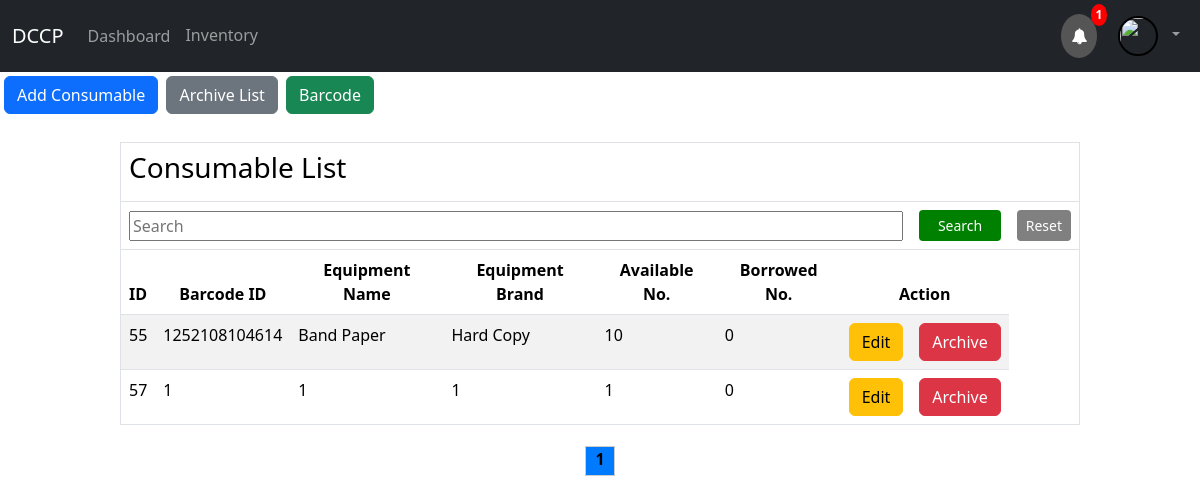
Page /consumable.php on the committed database.
### tables this page shows
CREATE TABLE `inventory` (
  `id` int(11) NOT NULL,
  `item_code` char(100) NOT NULL,
  `equipment_name` char(100) NOT NULL,
  `equipment_brand` char(100) NOT NULL,
  `equipment_model` char(100) NOT NULL,
  `quantity` int(11) NOT NULL,
  `item_type` text NOT NULL,
  `img` varchar(255) NOT NULL,
  `Locate` text NOT NULL
);

### consumable.php (the view, shortened to what this page needs)
<?php
include_once("config.php");
$searchTerm = "";
$page = isset($_GET['page']) ? $_GET['page'] : 1;
$limit = 10;
$start = ($page - 1) * $limit;
if (isset($_POST['search_barcode'])) {
    $searchTerm = mysqli_real_escape_string($mysqli, $_POST['barcode_search']);
    $query = "SELECT inventory.*, COALESCE(SUM(borrowed_item.borrowed_amount), 0) AS total_borrowed_amount
              FROM inventory
              LEFT JOIN (SELECT item_code, SUM(borrowed_amount) AS borrowed_amount FROM borrowed_item GROUP BY item_code) AS borrowed_item
              ON inventory.id = borrowed_item.item_code
              WHERE (inventory.item_code LIKE '%$searchTerm%')
              AND inventory.item_type = 'consumable'
              GROUP BY inventory.id
              LIMIT $start, $limit";
    $rs = mysqli_query($mysqli, $query);
} else {
if(isset($_POST['search_btn'])) {
    $searchTerm = mysqli_real_escape_string($mysqli, $_POST['search']);
    $query = "SELECT inventory.*, COALESCE(SUM(borrowed_item.borrowed_amount), 0) AS total_borrowed_amount
              FROM inventory
              LEFT JOIN (SELECT item_code, SUM(borrowed_amount) AS borrowed_amount FROM borrowed_item GROUP BY item_code) AS borrowed_item
              ON inventory.id = borrowed_item.item_code
              WHERE (inventory.id LIKE '%$searchTerm%' OR inventory.item_code LIKE '%$searchTerm%' OR inventory.equipment_name LIKE '%$searchTerm%' OR inventory.equipment_brand LIKE '%$searchTerm%' OR inventory.quantity LIKE '%$searchTerm%')
              AND inventory.item_type = 'consumable'
              GROUP BY inventory.id
              LIMIT $start, $limit";
    $rs = mysqli_query($mysqli, $query);
} else {
    $rs = mysqli_query($mysqli, "SELECT inventory.*, COALESCE(SUM(borrowed_amount), 0) AS total_borrowed_amount
                                  FROM inventory
                                  LEFT JOIN borrowed_item ON inventory.id = borrowed_item.item_code
                                  WHERE inventory.item_type = 'consumable'
                                  GROUP BY inventory.id
                                  LIMIT $start, $limit");
}
}
$total_pages = ceil(mysqli_num_rows(mysqli_query($mysqli, "SELECT * FROM inventory WHERE item_type = 'consumable'")) / $limit);
?>
<!DOCTYPE html>
<html>
<head>
</head>
<body>
    <link href="https://cdn.jsdelivr.net/npm/bootstrap@5.3.2/dist/css/bootstrap.min.css" rel="stylesheet">
    <?php include 'navigation_supply_user.php'; ?>
    <div class="sidebar p-1">
        <a class="me-1 btn btn-primary" onclick="add()">Add Consumable</a>
<a class="me-1 btn btn-secondary" onclick="arc()">Archive List</a>
        <a class="me-1 btn btn-success" onclick="bar()">Barcode</a>
    </div><br>
    <table class="table table-striped" border="1px" align="center" style="width: 80%">
        <thead>
            <tr>
                <td colspan="9">
                    <h3>Consumable List</h3>
                </td>
            </tr>
            <form method="POST" class="row g-3 align-items-center">
                <tr>
                    <th colspan="7">
                        <input align='center' type="text" style="width: 100%;" name="search" placeholder="Search" value="<?php echo $searchTerm; ?>" >
                    </th>
                    <th>
                        <input class='btn btn-sm'  type="submit" value="Search" name="search_btn" style="width: 100%; height: 100%; background-color: green; color: white;">
                    </th>
                    <th>
                        <input class='btn btn-sm'  type="submit" value="Reset" name="search_reset" style="width: 100%; height: 100%; background-color: gray; color: white;">
                    </th>
                </tr>
                <tr align="center">
                    <th><b>ID</b></th>
                    <th><b>Barcode ID</b></th>
                    <th><b>Equipment Name</b></th>
                    <th><b>Equipment Brand</b></th>
                    <th><b>Available No.</b></th>
                    <th><b>Borrowed No.</b></th>
                    <th colspan="2"><b>Action</b></th>
                </tr>
            </form>
        </thead>
        <tbody>
            <?php
            if ($rs) {
                while ($res = mysqli_fetch_array($rs)) {
                    echo "<tr>";
                    echo "<td>" . $res['id'] . "</td>";
                    echo "<td>" . $res['item_code'] . "</td>";
                    echo "<td>" . $res['equipment_name'] . "</td>";
                    echo "<td>" . $res['equipment_brand'] . "</td>";
                    echo "<td>" . $res['quantity'] . "</td>";
                    echo "<td>" . $res['total_borrowed_amount'] . "</td>";
                    echo "<td><a class='btn btn-warning' href='edit.php?id={$res['id']}'>Edit</a></td>";
                    echo "<td><a class='btn btn-danger' href='#' onclick='archiveItemConfirmation({$res['id']});'>Archive</a></td>";
                    echo "</tr>";
                }
            } else {
                echo "Error fetching inventory data: " . mysqli_error($mysqli);
            }
            ?>
        </tbody>
    </table>
<div style="text-align: center;">
    <?php for ($i = 1; $i <= $total_pages; $i++) { ?>
        <div style="display: inline-block; width: 30px; height: 30px; border: 1px solid #ccc; margin: 5px; <?php if ($i == $page) echo 'background-color: #007bff;'; ?>">
            <a href="?page=<?php echo $i; ?>" style="text-decoration: none; color: black; font-weight: bold;"><?php echo $i; ?></a>
        </div>
    <?php } ?>
</div>
</body>
</html>

### rows in the picture
inventory: id "55", item_code "1252108104614", equipment_name "Band Paper", equipment_brand "Hard Copy", quantity "10", total_borrowed_amount "0"
inventory: id "57", item_code "1", equipment_name "1", equipment_brand "1", quantity "1", total_borrowed_amount "0"

### other values in the picture
$alerto "1"
